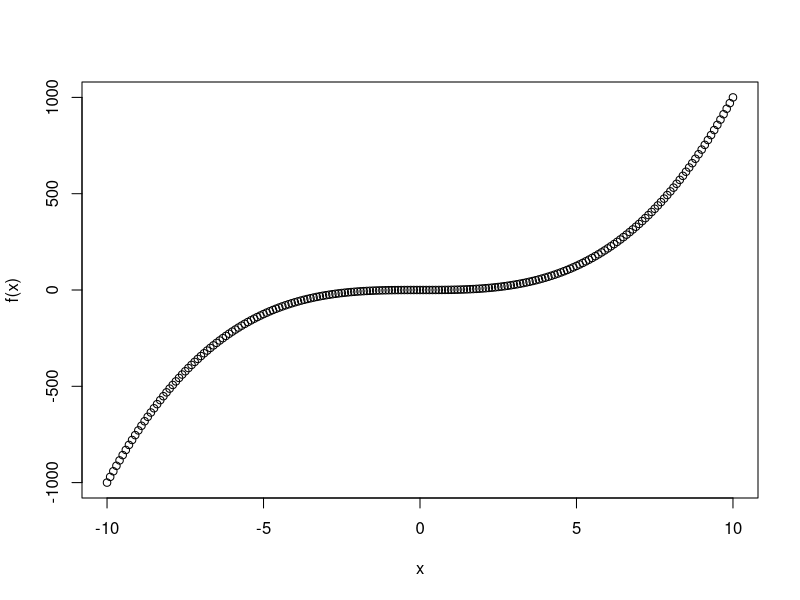
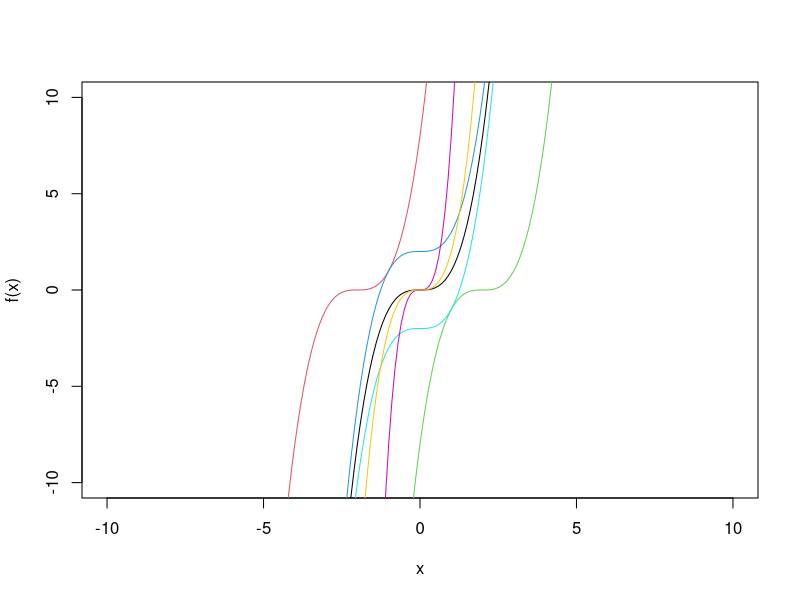
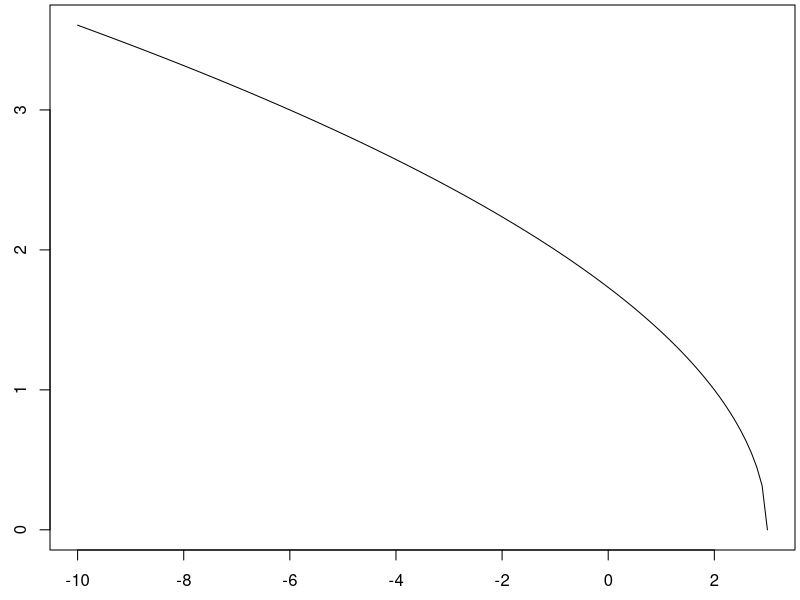
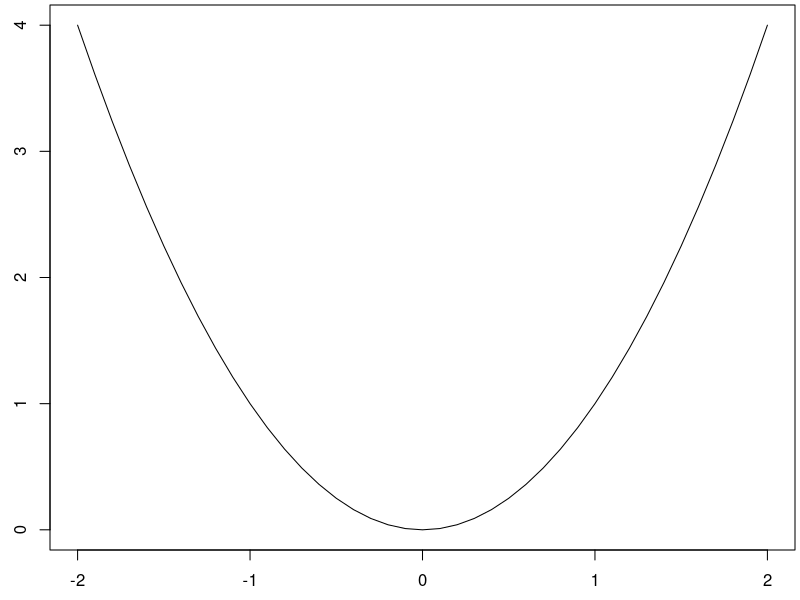

The R script that drew these images, in order:
rm(list=ls())

f <- function(x){x^3}

x <- seq(-10,10,0.1)
plot(x,f(x))
plot(x,f(x),col = 1, type = "l", ylim = c(-10,10))
lines(x,f(x+2),col = 2, type = "l")
lines(x,f(x-2),col = 3, type = "l")
lines(x,f(x)+2,col = 4, type = "l")
lines(x,f(x)-2,col = 5, type = "l")
lines(x,f(2*x),col = 6, type = "l")
lines(x,2*f(x),col = 7, type = "l")




rm(list=ls())


f1 <- function(x){
  sqrt(3-x)
}

f1(3)
f1(0)
f1(-100)
f1(10)

x <- seq(-10,3,0.1)
y <- f1(x)

par(mar=c(2.5,2.5,0.25,0.25))
plot(x,y,type='l')





f.quad <- function(x,a=1,b=0,c=0){
  a*x^2 + b*x + c
}

f.quad(-2)
f.quad(-1)
f.quad(0)
f.quad(1)
f.quad(2)

x <- seq(-2,2,0.1)

par(mar=c(2.5,2.5,0.25,0.25))
plot(x,f.quad(x),type='l')




f.quad1 <- function(x,a=1,b=0,c=0){
  a*x^2 + b*x + c
}

f.quad2 <- function(x,a,b,c){
  a*x^2 + b*x + c
}

f.quad1(1/2)
f.quad1(1/2, 1,0,0)
f.quad2(1/2, 1,0,0)

f.quad1(0,1,2,7)
f.quad2(0,1,2,7)

f.quad1(-1/3)
f.quad2(-1/3,1,0,0)

